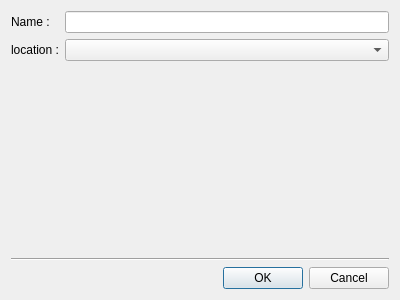
<?xml version="1.0" encoding="UTF-8"?>
<ui version="4.0">
 <class>Dialog</class>
 <widget class="QDialog" name="Dialog">
  <property name="geometry">
   <rect>
    <x>0</x>
    <y>0</y>
    <width>400</width>
    <height>300</height>
   </rect>
  </property>
  <property name="windowTitle">
   <string>Dialog</string>
  </property>
  <layout class="QVBoxLayout" name="verticalLayout">
   <item>
    <layout class="QFormLayout" name="formLayout">
     <property name="sizeConstraint">
      <enum>QLayout::SetMinimumSize</enum>
     </property>
     <item row="0" column="0">
      <widget class="QLabel" name="nameLabel">
       <property name="text">
        <string>Name : </string>
       </property>
      </widget>
     </item>
     <item row="0" column="1">
      <widget class="QLineEdit" name="name"/>
     </item>
     <item row="1" column="0">
      <widget class="QLabel" name="locationLabel">
       <property name="text">
        <string>location :</string>
       </property>
      </widget>
     </item>
     <item row="1" column="1">
      <widget class="QComboBox" name="location"/>
     </item>
    </layout>
   </item>
   <item>
    <widget class="Line" name="line">
     <property name="orientation">
      <enum>Qt::Horizontal</enum>
     </property>
    </widget>
   </item>
   <item>
    <layout class="QVBoxLayout" name="placeholder"/>
   </item>
   <item>
    <widget class="QDialogButtonBox" name="buttonBox">
     <property name="orientation">
      <enum>Qt::Horizontal</enum>
     </property>
     <property name="standardButtons">
      <set>QDialogButtonBox::Cancel|QDialogButtonBox::Ok</set>
     </property>
    </widget>
   </item>
  </layout>
 </widget>
 <resources/>
 <connections>
  <connection>
   <sender>buttonBox</sender>
   <signal>accepted()</signal>
   <receiver>Dialog</receiver>
   <slot>accept()</slot>
   <hints>
    <hint type="sourcelabel">
     <x>248</x>
     <y>254</y>
    </hint>
    <hint type="destinationlabel">
     <x>157</x>
     <y>274</y>
    </hint>
   </hints>
  </connection>
  <connection>
   <sender>buttonBox</sender>
   <signal>rejected()</signal>
   <receiver>Dialog</receiver>
   <slot>reject()</slot>
   <hints>
    <hint type="sourcelabel">
     <x>316</x>
     <y>260</y>
    </hint>
    <hint type="destinationlabel">
     <x>286</x>
     <y>274</y>
    </hint>
   </hints>
  </connection>
 </connections>
</ui>
